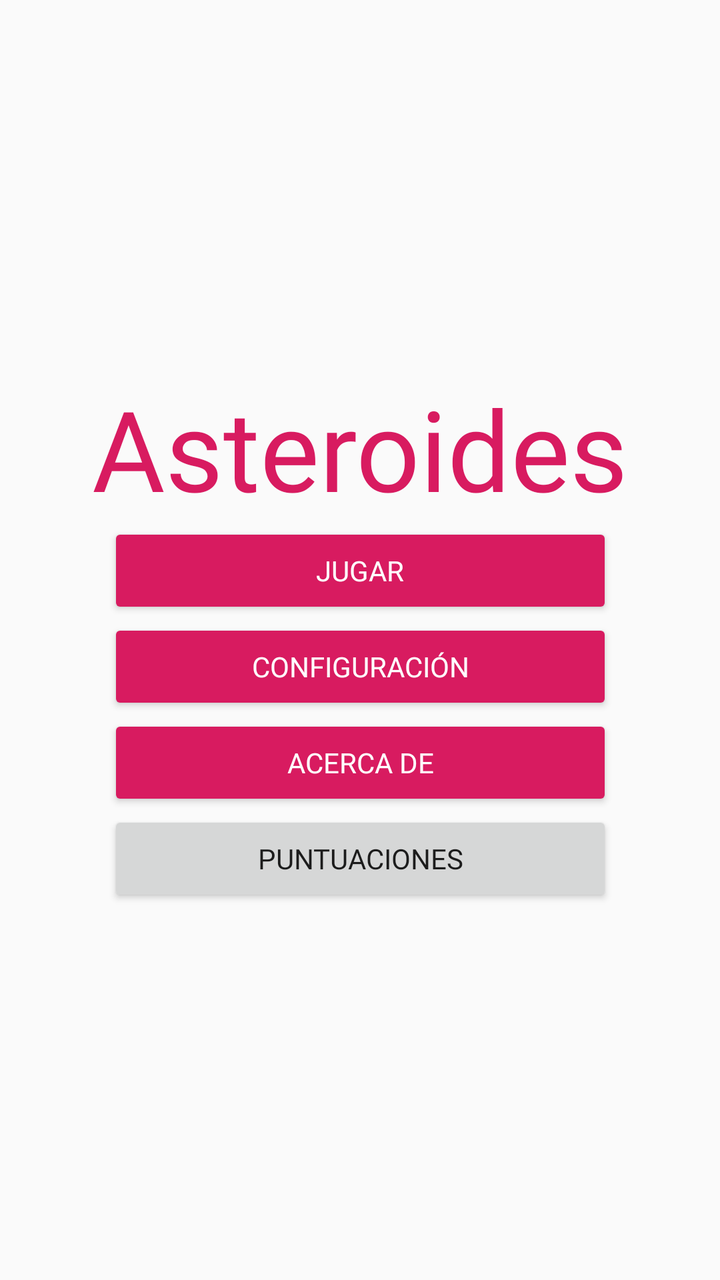
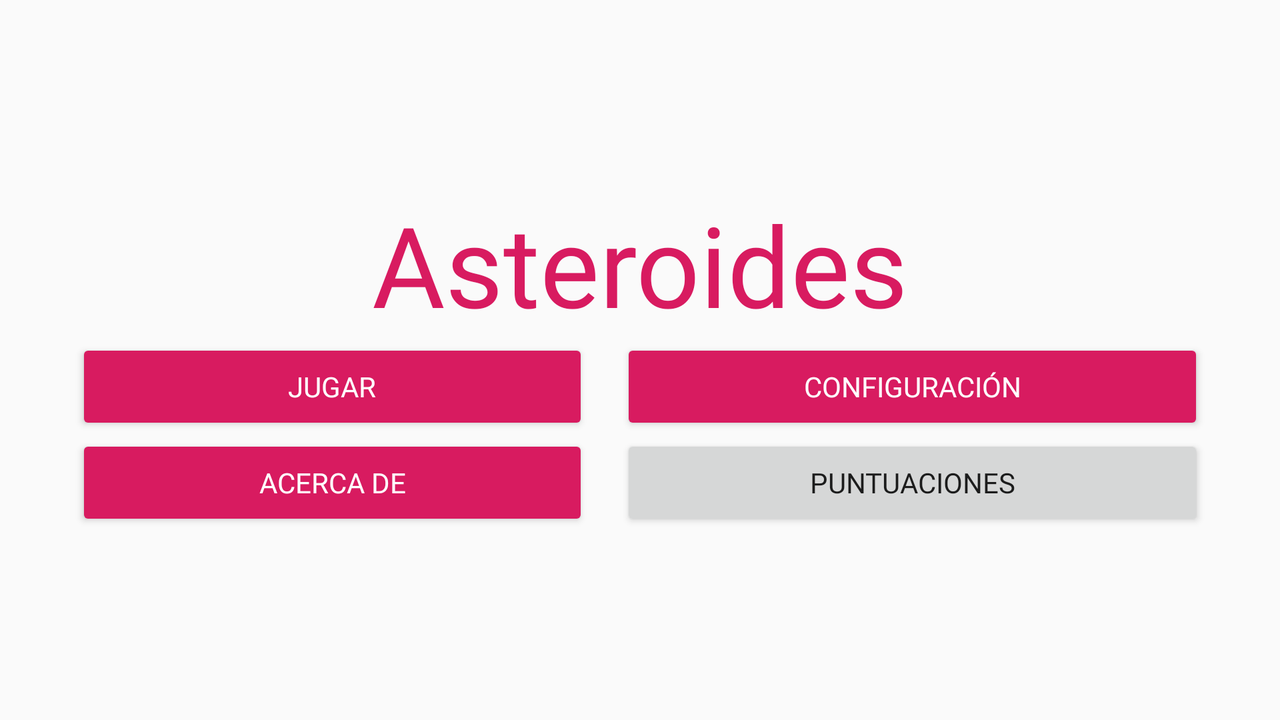

One screen, two layout resources from the same app: the default and the repository's alternative for another configuration. Each is rendered where Android would select it; the XML of both is given below.
<!-- AndroidManifest.xml: activity theme MainTheme.TransparentActionBar -->
<!-- res/layout/activity_main.xml -->
<?xml version="1.0" encoding="utf-8"?>
<android.support.constraint.ConstraintLayout xmlns:android="http://schemas.android.com/apk/res/android"
    xmlns:app="http://schemas.android.com/apk/res-auto"
    xmlns:tools="http://schemas.android.com/tools"
    android:layout_width="match_parent"
    android:layout_height="match_parent">

    <LinearLayout
        android:id="@+id/linearLayout"
        android:layout_width="wrap_content"
        android:layout_height="wrap_content"
        android:gravity="center"
        android:orientation="vertical"
        android:padding="@dimen/button_margin"
        app:layout_constraintBottom_toBottomOf="parent"
        app:layout_constraintEnd_toEndOf="parent"
        app:layout_constraintStart_toStartOf="parent"
        app:layout_constraintTop_toTopOf="parent"
        tools:mContext=".views.MainActivity.MainActivity">

        <TextView
            android:id="@+id/tv_game_title"
            style="@style/Base.TextAppearance.AppCompat.Display3"
            android:layout_width="match_parent"
            android:layout_height="wrap_content"
            android:fontFamily="@font/righteous"
            android:gravity="center"
            android:text="@string/app_name"
            android:textColor="@color/colorAccent" />

        <Button
            android:id="@+id/btn_play"
            style="@style/Widget.Asteroids.OutlinedButton"
            android:layout_width="match_parent"
            android:layout_height="wrap_content"
            android:fontFamily="@font/righteous"
            android:text="@string/btn_play" />

        <Button
            android:id="@+id/btn_settings"
            style="@style/Widget.Asteroids.OutlinedButton"
            android:layout_width="match_parent"
            android:layout_height="wrap_content"
            android:text="@string/btn_settings" />

        <Button
            android:id="@+id/btn_about"
            style="@style/Widget.Asteroids.OutlinedButton"
            android:layout_width="match_parent"
            android:layout_height="wrap_content"
            android:text="@string/btn_about" />

        <Button
            android:id="@+id/btn_scores"
            style="@style/Widget.Asteroids.Button"
            android:layout_width="match_parent"
            android:layout_height="wrap_content"
            android:text="@string/btn_scores" />
    </LinearLayout>

</android.support.constraint.ConstraintLayout>
<!-- resources referenced by this layout -->
<resources>
  <color name="colorAccent">#D81B60</color>
  <dimen name="button_margin">30dp</dimen>
  <string name="app_name">Asteroides</string>
  <string name="btn_about">Acerca de</string>
  <string name="btn_play">Jugar</string>
  <string name="btn_scores">Puntuaciones</string>
  <string name="btn_settings">Configuración</string>
  <style name="Widget.Asteroids.Button" parent="Widget.AppCompat.Button">
          <item name="android:fontFamily">@font/righteous</item>
          <item name="android:layout_marginEnd">8dp</item>
          <item name="android:layout_marginLeft">8dp</item>
          <item name="android:layout_marginRight">8dp</item>
          <item name="android:layout_marginStart">8dp</item>
      </style>
  <style name="Widget.Asteroids.OutlinedButton" parent="Widget.AppCompat.Button.Colored">
          <item name="android:fontFamily">@font/righteous</item>
          <item name="android:textColor">@android:color/white</item>
          <item name="android:layout_marginEnd">8dp</item>
          <item name="android:layout_marginLeft">8dp</item>
          <item name="android:layout_marginRight">8dp</item>
          <item name="android:layout_marginStart">8dp</item>
      </style>
  <style name="MainTheme.TransparentActionBar" parent="Theme.AppCompat.Light">
          
          <item name="colorPrimary">@android:color/transparent</item>
          <item name="colorPrimaryDark">@android:color/transparent</item>
          <item name="colorAccent">@color/colorAccent</item>
          <item name="android:windowNoTitle">true</item>
      </style>
</resources>
<!-- res/layout-land/activity_main.xml (the repository's variant of the layout above) -->
<!-- drawn on the phone turned sideways -->
<?xml version="1.0" encoding="utf-8"?>
<LinearLayout xmlns:android="http://schemas.android.com/apk/res/android"
    xmlns:tools="http://schemas.android.com/tools"
    android:layout_width="match_parent"
    android:layout_height="match_parent"
    android:gravity="center"
    android:orientation="vertical"
    android:padding="@dimen/button_margin"
    tools:mContext=".views.MainActivity.MainActivity">

    <TextView
        android:id="@+id/tv_game_title"
        style="@style/Base.TextAppearance.AppCompat.Display3"
        android:layout_width="match_parent"
        android:layout_height="wrap_content"
        android:fontFamily="@font/righteous"
        android:gravity="center"
        android:text="@string/app_name"
        android:textColor="@color/colorAccent" />

    <TableLayout
        android:layout_width="match_parent"
        android:layout_height="wrap_content"
        android:gravity="center"
        android:stretchColumns="*">

        <TableRow>

            <Button
                android:id="@+id/btn_play"
                style="@style/Widget.Asteroids.OutlinedButton"
                android:layout_width="match_parent"
                android:layout_height="wrap_content"
                android:text="@string/btn_play" />

            <Button
                android:id="@+id/btn_settings"
                style="@style/Widget.Asteroids.OutlinedButton"
                android:layout_width="match_parent"
                android:layout_height="wrap_content"
                android:text="@string/btn_settings" />
        </TableRow>

        <TableRow>

            <Button
                android:id="@+id/btn_about"
                style="@style/Widget.Asteroids.OutlinedButton"
                android:layout_width="match_parent"
                android:layout_height="wrap_content"
                android:text="@string/btn_about" />

            <Button
                android:id="@+id/btn_scores"
                style="@style/Widget.Asteroids.Button"
                android:layout_width="match_parent"
                android:layout_height="wrap_content"
                android:text="@string/btn_scores" />
        </TableRow>
    </TableLayout>
</LinearLayout>
